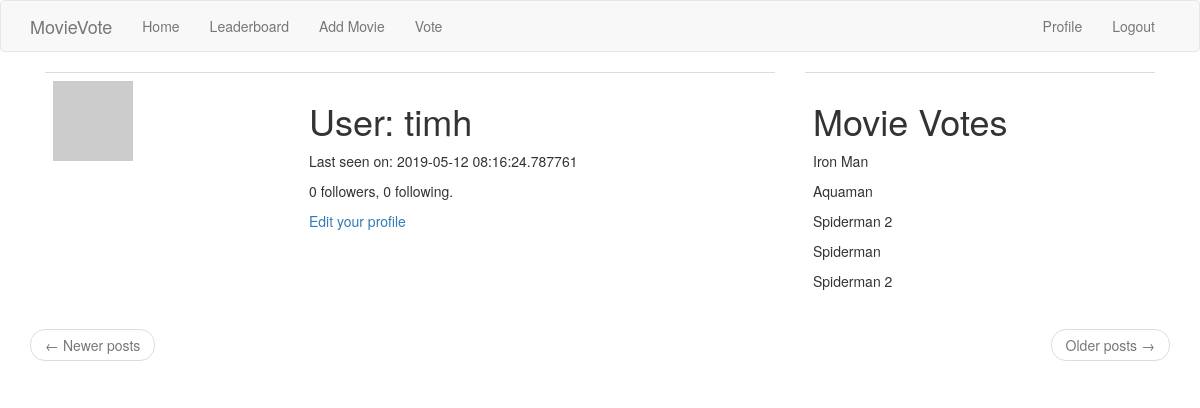
Before: /user/timh (signed in) with the older database file.
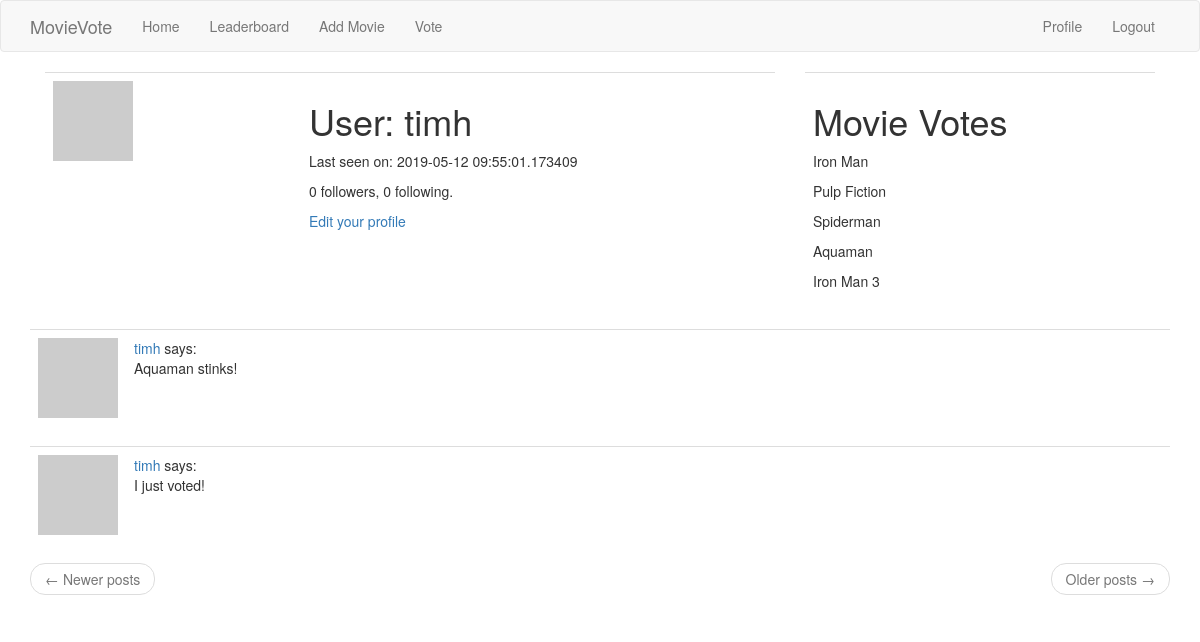
After: the same page with the newer database file.
### app/models.py (models this page shows, shortened)
class User(UserMixin, db.Model):
    id = db.Column(db.Integer, primary_key=True)
    username = db.Column(db.String(64), index=True, unique=True)
    email = db.Column(db.String(120), index=True, unique=True)
    password_hash = db.Column(db.String(128))
    posts = db.relationship('Post', backref='author', lazy='dynamic')
    about_me = db.Column(db.String(140))
    last_seen = db.Column(db.DateTime, default=datetime.utcnow)
    followed = db.relationship(
        'User', secondary=followers,
        primaryjoin=(followers.c.follower_id == id),
        secondaryjoin=(followers.c.followed_id == id),
        backref=db.backref('followers', lazy='dynamic'), lazy='dynamic')
    voted = db.Column(db.Boolean)
    movie_vote1 = db.Column(db.String(64))
    movie_vote2 = db.Column(db.String(64))
    movie_vote3 = db.Column(db.String(64))
    movie_vote4 = db.Column(db.String(64))
    movie_vote5 = db.Column(db.String(64))
    def avatar(self, size):
        digest = md5(self.email.lower().encode('utf-8')).hexdigest()
        return 'https://www.gravatar.com/avatar/{}?d=identicon&s={}'.format(
            digest, size)

class Post(db.Model):
    id = db.Column(db.Integer, primary_key=True)
    body = db.Column(db.String(140))
    timestamp = db.Column(db.DateTime, index=True, default=datetime.utcnow)
    user_id = db.Column(db.Integer, db.ForeignKey('user.id'))

### app/routes.py (the view)
@app.route('/user/<username>')
@login_required
def user(username):
    user = User.query.filter_by(username=username).first_or_404()
    page = request.args.get('page', 1, type=int)
    posts = user.posts.order_by(Post.timestamp.desc()).paginate(
        page, app.config['POSTS_PER_PAGE'], False)
    next_url = url_for('user', username=user.username, page=posts.next_num) \
        if posts.has_next else None
    prev_url = url_for('user', username=user.username, page=posts.prev_num) \
        if posts.has_prev else None
    return render_template('user.html', user=user, posts=posts.items,
                           next_url=next_url, prev_url=prev_url)

### app/models.py (called while the page is built)
@login.user_loader
def load_user(id):
    return User.query.get(int(id))

### app/routes.py (called while the page is built)
@app.before_request
def before_request():
    if current_user.is_authenticated:
        current_user.last_seen = datetime.utcnow()
        db.session.commit()

### app/templates/user.html (shortened to what this page needs)
{% extends "base.html" %}
{% import 'bootstrap/wtf.html' as wtf %}
{% block app_content %}
    <div class="col-md-8">
      <table class="table table-hover">
        <tr>
            <td width="256px"><img src="{{ user.avatar(256) }}"></td>
            <td>
                <h1>User: {{ user.username }}</h1>
                {% if user.last_seen %}<p>Last seen on: {{ user.last_seen }}</p>{% endif %}
                <p>{{ user.followers.count() }} followers, {{ user.followed.count() }} following.</p>
                {% if user == current_user %}
                <p><a href="{{ url_for('edit_profile') }}">Edit your profile</a></p>
                {% elif not current_user.is_following(user) %}
                <p><a href="{{ url_for('follow', username=user.username) }}">Follow</a></p>
                {% else %}
                <p><a href="{{ url_for('unfollow', username=user.username) }}">Unfollow</a></p>
                {% endif %}
            </td>
        </tr>
      </table>
    </div>
    <div class ="col-md-4">
      {% if user.voted == True %}
      <table class="table table-hover">
        <tr>
            <td>
                <h1>Movie Votes</h1>
                <p>{{ user.movie_vote1 }}</p>
                <p>{{ user.movie_vote2 }}</p>
                <p>{{ user.movie_vote3 }}</p>
                <p>{{ user.movie_vote4 }}</p>
                <p>{{ user.movie_vote5 }}</p>
            </td>
        </tr>
      </table>
      {% endif %}
    </div>
    {% for post in posts %}
        {% include '_post.html' %}
    {% endfor %}
    <nav aria-label="...">
        <ul class="pager">
            <li class="previous{% if not prev_url %} disabled{% endif %}">
                <a href="{{ prev_url or '#' }}">
                    <span aria-hidden="true">&larr;</span> Newer posts
                </a>
            </li>
            <li class="next{% if not next_url %} disabled{% endif %}">
                <a href="{{ next_url or '#' }}">
                    Older posts <span aria-hidden="true">&rarr;</span>
                </a>
            </li>
        </ul>
    </nav>
{% endblock %}

### app/templates/base.html (shortened to what this page needs)
{% extends 'bootstrap/base.html' %}
{% block navbar %}
    <nav class="navbar navbar-default">
        <div class="container">
            <div class="navbar-header">
                <a class="navbar-brand" href="{{ url_for('index') }}">MovieVote</a>
            </div>
            <div class="collapse navbar-collapse" id="bs-example-navbar-collapse-1">
                <ul class="nav navbar-nav">
                    <li><a href="{{ url_for('index') }}">Home</a></li>
		    <li><a href="{{ url_for('leaderboard') }}">Leaderboard</a></li>
                    <li><a href="{{ url_for('add_movie') }}">Add Movie</a></li>
                    <li><a href="{{ url_for('vote') }}">Vote</a></li>
                </ul>
                <ul class="nav navbar-nav navbar-right">
                    {% if current_user.is_anonymous %}
                    <li><a href="{{ url_for('login') }}">Login</a></li>
                    {% else %}
                    <li><a href="{{ url_for('user', username=current_user.username) }}">Profile</a></li>
                    <li><a href="{{ url_for('logout') }}">Logout</a></li>
                    {% endif %}
                </ul>
            </div>
        </div>
    </nav>
{% endblock %}
{% block content %}
    <div class="container">
        {% block app_content %}{% endblock %}
    </div>
{% endblock %}

### app/templates/_post.html
    <table class="table table-hover">
        <tr>
            <td width="70px">
                <a href="{{ url_for('user', username=post.author.username) }}">
                    <img src="{{ post.author.avatar(70) }}" />
                </a>
            </td>
            <td>
                <a href="{{ url_for('user', username=post.author.username) }}">
                    {{ post.author.username }}
                </a>
                says:
                <br>
                {{ post.body }}
            </td>
        </tr>
    </table>

Changed rows visible on the page:
changed User "timh": last_seen "2019-05-12 08:16:24.787761" → "2019-05-12 09:55:01.173409"; movie_vote2 "Aquaman" → "Pulp Fiction"; movie_vote3 "Spiderman 2" → "Spiderman"; movie_vote4 "Spiderman" → "Aquaman"; movie_vote5 "Spiderman 2" → "Iron Man 3"
added Post: author.username "timh", body "Aquaman stinks!"
added Post: author.username "timh", body "I just voted!"
